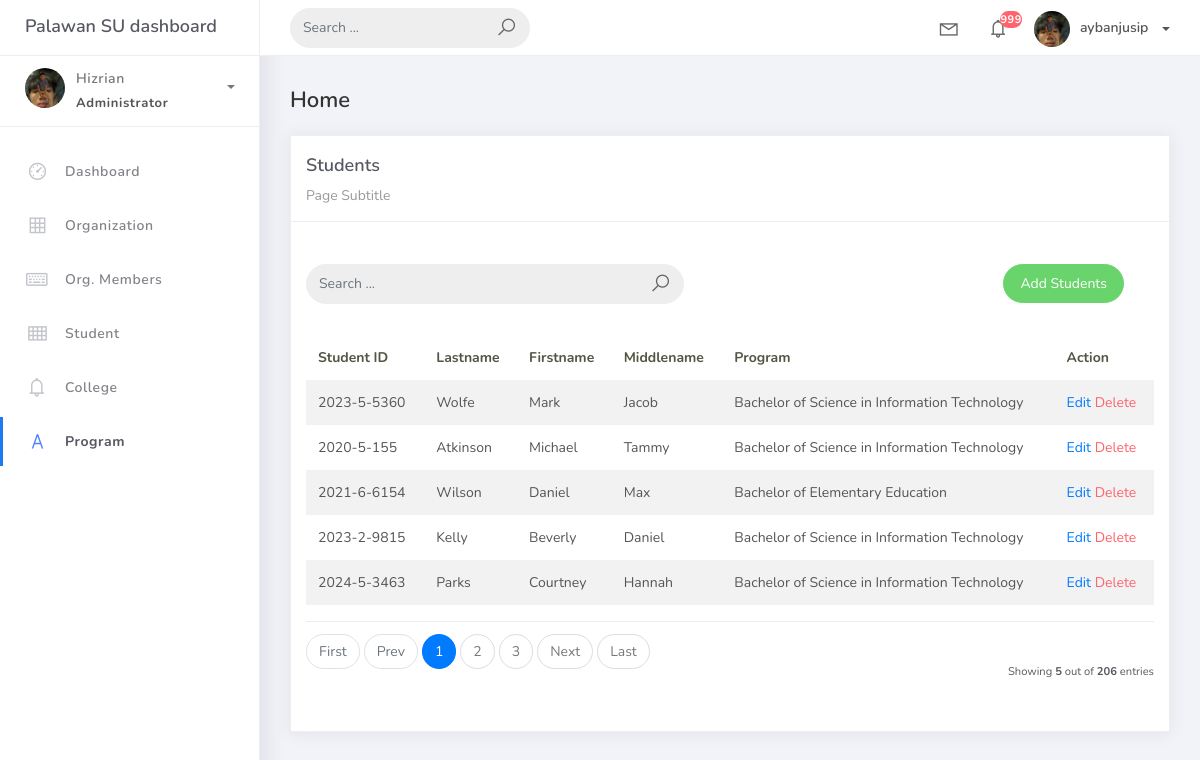
Page /student on the committed database.
### studentorg/models.py (models this page shows, shortened)
class BaseModel(models.Model):
    created_at = models.DateTimeField(auto_now_add=True, db_index=True)
    updated_at = models.DateTimeField(auto_now=True)
    class Meta:
        abstract = True

class Student(BaseModel):
    student_id = models.CharField(max_length=15)
    lastname = models.CharField(max_length=25)
    firstname = models.CharField(max_length=25)
    middlename = models.CharField(max_length=25, blank=True, null=True)
    program = models.ForeignKey(Program, on_delete=models.CASCADE)

class Program(BaseModel):
    prog_name = models.CharField(max_length=150)
    college = models.ForeignKey(College, on_delete=models.CASCADE)
    def __str__(self):
        return self.prog_name

### studentorg/views.py (the view)
# urls.py: path('student', StudentList.as_view(), name='students-list'),
class StudentList(ListView):
    model = Student
    context_object_name = 'students'
    template_name = 'student.html'
    paginate_by = 5
    def get_queryset(self, *args, **kwargs):
         qs = super(StudentList, self).get_queryset(*args, **kwargs)
         if self.request.GET.get("q") != None:
             query = self.request.GET.get('q')
             qs = qs.filter(Q(student_id__icontains=query) |
                            Q(firstname__icontains=query) | Q(lastname__icontains=query))
         return qs

### templates/student.html (shortened to what this page needs)
{% extends 'base.html' %}
{% load static %}
{% block content %}
<div class="content">
  <div class="container-fluid">
    <h4 class="page-title">Home</h4>
    <div class="row">
      <div class="col-md-12">
        <div class="card">
          <div class="card-header">
            <div class="card-title">Students</div>
            <div class="card-category">Page Subtitle</div>
          </div>
          <br/>
          <div class="col-md-12 row">
            <div class="col-md-6">
                <br/>
              <form class="navbar-left navbar-form nav-search mr-md-3" action="{% url 'students-list' %}">
                <div class="input-group">
                  <input type="text" placeholder="Search ..." class="form-control" name="q" />
                  <div class="input-group-append">
                    <span class="input-group-text">
                      <i class="la la-search search-icon"></i>
                    </span>
                  </div>
                </div>
              </form>
            </div>
            <div class="col-md-6">
              <div class="pull-right">
                <br/>
                <a href="{% url 'students-add' %}" class="btn btn-success btn-rounded">Add Students</a>
              </div>
            </div>
          </div>
          <div class="card-body">
            <table class="table table-striped mt-3">
              <thead>
                <tr>
                  <th scope="col">Student ID</th>
                  <th scope="col">Lastname</th>
                  <th scope="col">Firstname</th>
                  <th scope="col">Middlename</th>
                  <th scope="col">Program</th>
                  <th scope="col">Action</th>
                </tr>
              </thead>
              <tbody>
                {% for object in object_list %}
                <tr>
                  <td>{{ object.student_id }}</td>
                  <td>{{ object.lastname }}</td>
                  <td>{{ object.firstname }}</td>
                  <td>{{ object.middlename }}</td>
                  <td>{{ object.program }}</td>
                  <td>
                    <a href="student/{{ object.id }}">Edit</a>
                    <a href="student/{{ object.id }}/delete" class="text-danger">Delete</a>
                </td>
              </tr>
              {% empty %}
                </tr>
                {% endfor %}
              </tbody>
            </table>
            {% include 'includes/pagination.html' %}
          </div>
        </div>
      </div>
    </div>
  </div>
</div>
{% endblock %}

### rows in the picture
Student: student_id "2023-5-5360", lastname "Wolfe", firstname "Mark", middlename "Jacob", program "Bachelor of Science in Information Technology"
Student: student_id "2020-5-155", lastname "Atkinson", firstname "Michael", middlename "Tammy", program "Bachelor of Science in Information Technology"
Student: student_id "2021-6-6154", lastname "Wilson", firstname "Daniel", middlename "Max", program "Bachelor of Elementary Education"
Student: student_id "2023-2-9815", lastname "Kelly", firstname "Beverly", middlename "Daniel", program "Bachelor of Science in Information Technology"
Student: student_id "2024-5-3463", lastname "Parks", firstname "Courtney", middlename "Hannah", program "Bachelor of Science in Information Technology"

### other values in the picture
{{ page_num }} "1"
{{ page_num }} "2" "3"
{{ object_list.count }} "5"
{{ paginator.count }} "206"
